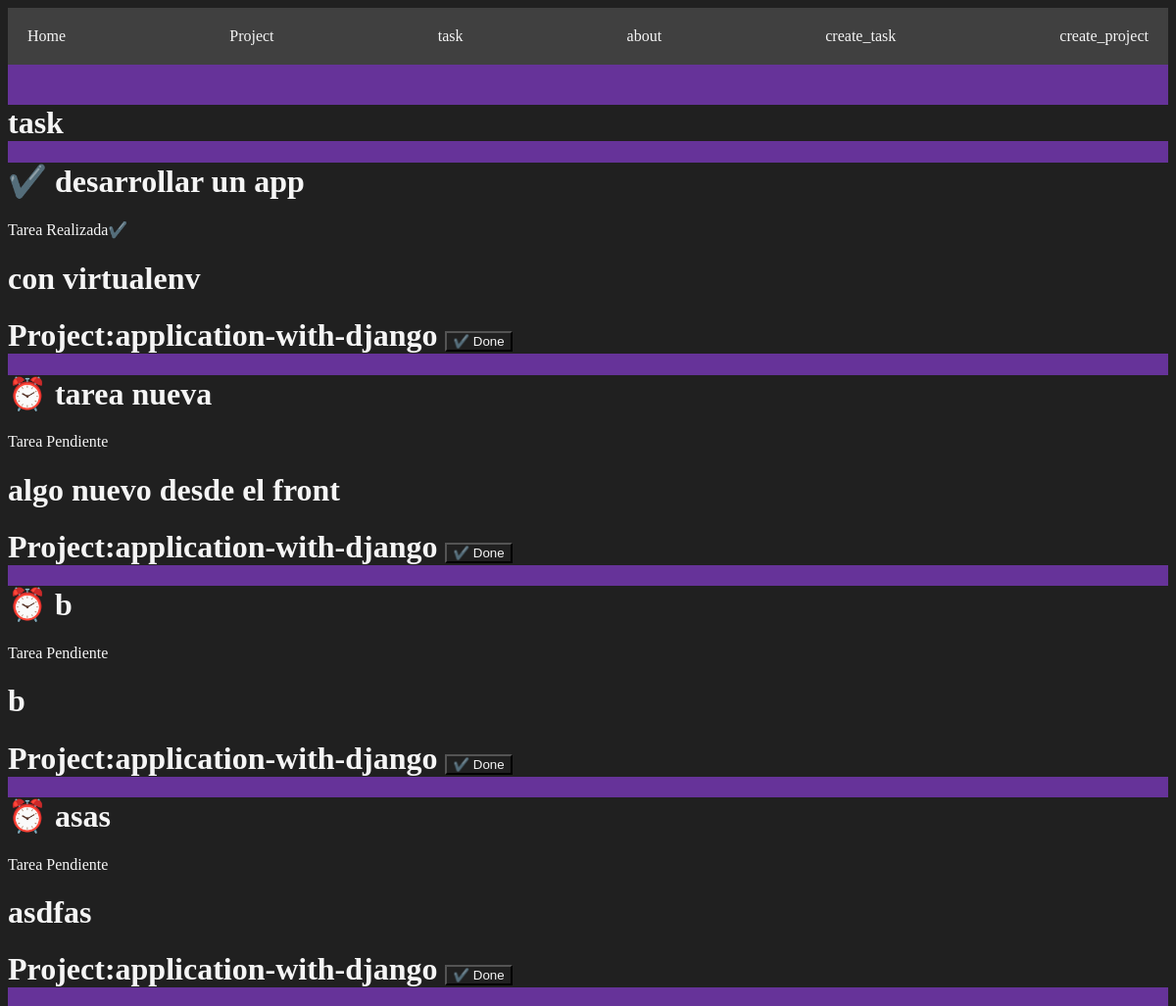
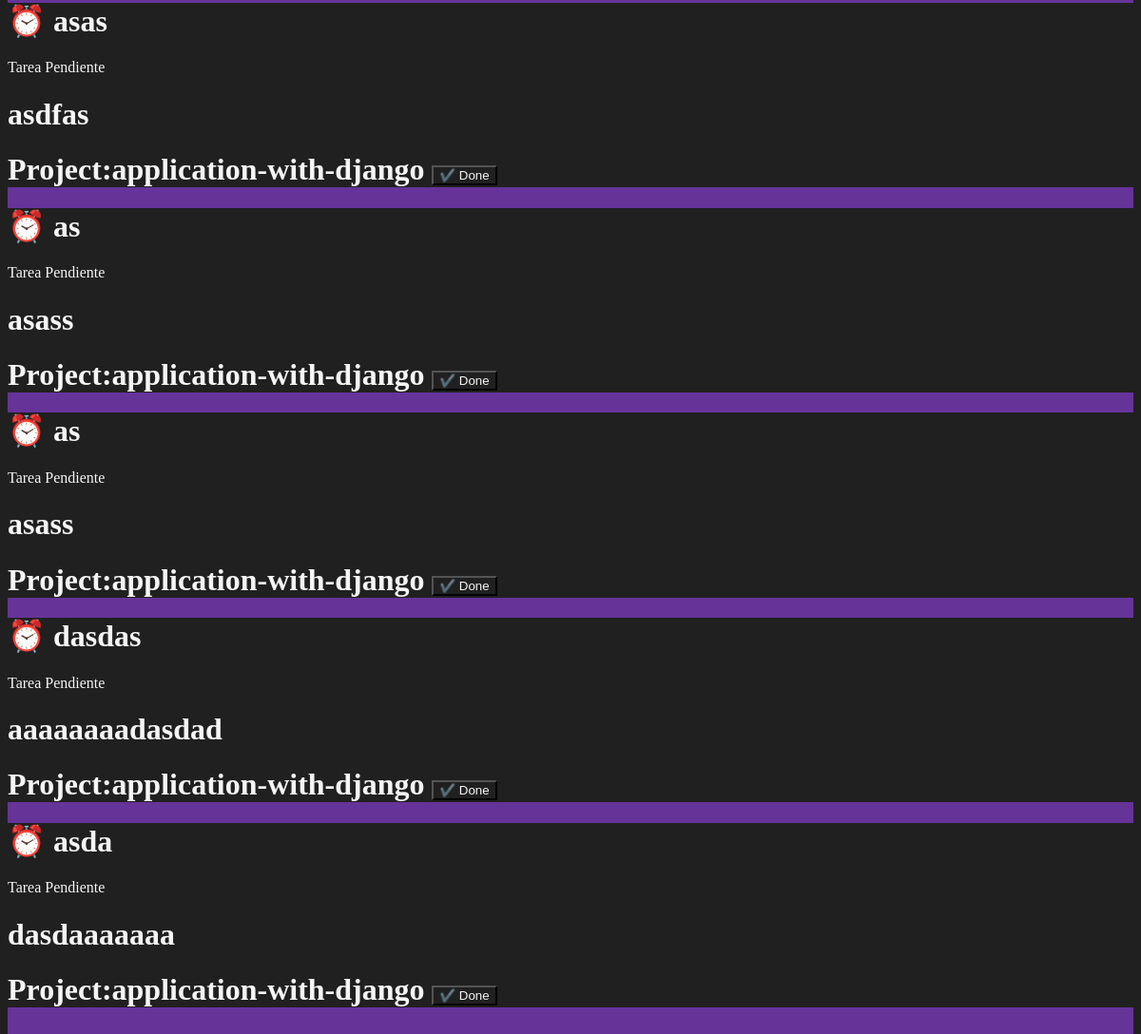
Page /task/ on the committed database (2 pictures, top to bottom).
### myapp/models.py (models this page shows, shortened)
class Task(models.Model):
    title = models.CharField(max_length=200)
    decription = models.TextField()
    project  = models.ForeignKey(Project, on_delete=models.CASCADE)
    done = models.BooleanField(default=False)

class Project(models.Model):
    name = models.CharField(max_length=200)

### myapp/views.py (the view)
# urls.py: path('task/', views.tasks, name="task"),
def tasks(request):
    tasks = Task.objects.all()
    return render(request, 'tasks/task.html',{"tasks":tasks})

### myapp/templates/tasks/task.html
{% extends 'layouts/base.html' %}
{% block content %}
<h1>task
</h1>
{% for task in tasks %}
<div>
    <h1>{% if task.done == False %}⏰{% else %}✔️{% endif %} {{task.title}}</h1>
    {% if task.done == False %}
    <p>Tarea Pendiente</p>
    {% else %}
    <p>Tarea Realizada✔️</p>
    {% endif %}
    <h1>
        {{task.decription}}
    </h1>
    <h1>
        Project:{{task.project.name}}
        <button>✔️ Done</button>
    </h1>
</div>
{% endfor %}
{% endblock %}

### myapp/templates/layouts/base.html (shortened to what this page needs)
<!DOCTYPE html>
<html lang="en">
<head>
    {% load static %}
    <link rel="stylesheet" href="{% static 'styles/main.css' %}">
</head>
<body>
<nav class="navbar">
    <a href="/">Home</a>
    <a href="{% url 'project' %}">Project</a>
    <a href="{% url 'task' %}">task</a>
    <a href="{% url 'about' %}">about</a>
    <a href="{% url 'create_task' %}">create_task</a>
    <a href="{% url 'create_project' %}">create_project</a>
</nav>
<div class="container">
    {% block content %}
    {% endblock %}
</div>
</body>
</html>

### myapp/static/styles/main.css (style rules this page uses)
* { background-color: #202020; color: whitesmoke; }
.navbar { display: flex; flex-direction: row; justify-content: space-between; padding: 20px; background-color: #404040; margin: 0; }
a { text-decoration: none; background-color: #404040; }
.container { max-width: 1300px; margin: auto; background-color: rebeccapurple; padding: 20px 0; }

### rows in the picture
Task: title "desarrollar un app", done "Tarea Realizada✔️", decription "con virtualenv", project.name "application-with-django"
Task: title "tarea nueva", done "Tarea Pendiente", decription "algo nuevo desde el front", project.name "application-with-django"
Task: title "b", done "Tarea Pendiente", decription "b", project.name "application-with-django"
Task: title "asas", done "Tarea Pendiente", decription "asdfas", project.name "application-with-django"
Task: title "asas", done "Tarea Pendiente", decription "asdfas", project.name "application-with-django"
Task: title "as", done "Tarea Pendiente", decription "asass", project.name "application-with-django"
Task: title "as", done "Tarea Pendiente", decription "asass", project.name "application-with-django"
Task: title "dasdas", done "Tarea Pendiente", decription "aaaaaaaadasdad", project.name "application-with-django"
Task: title "asda", done "Tarea Pendiente", decription "dasdaaaaaaa", project.name "application-with-django"
